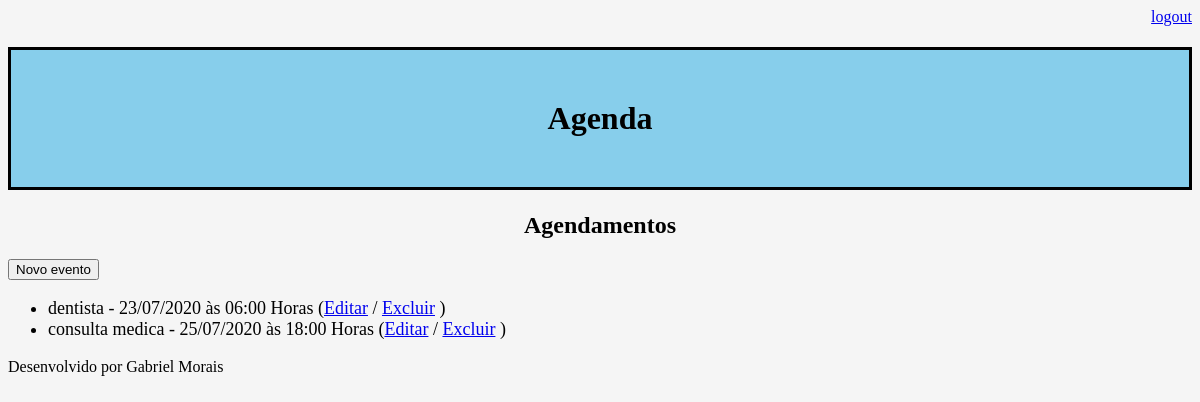
/agenda/ (signed in), run on an earlier commit of the app's database.
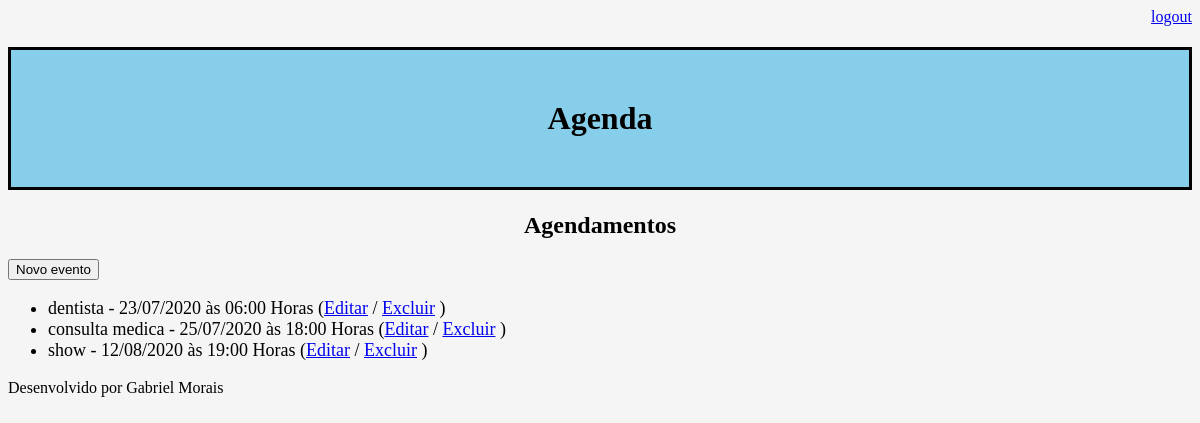
And on a later commit of the database.
### core/models.py (models this page shows, shortened)
class Evento(models.Model):
    titulo = models.CharField(max_length= 100)
    descricao = models.TextField(blank=True, null=True)
    data_evento = models.DateTimeField(verbose_name='Data do Evento')
    data_criacao = models.DateTimeField(auto_now=True, verbose_name='Data da Criação')
    usuario = models.ForeignKey(User, on_delete=models.CASCADE)
    class Meta:
        db_table = "evento"
    def get_data_evento(self):
        return self.data_evento.strftime('%d/%m/%Y às %H:%M Horas')
    def get_evento_atrasado(self):
        if self.data_evento < datetime.now():
            return True
        else:
            return False

### core/views.py (the view)
# urls.py: path('agenda/', views.lista_eventos),
@login_required(login_url='/login/')
def lista_eventos(request):
    usuario = request.user
    data_atual = datetime.now() - timedelta(hours=1)
    evento = Evento.objects.filter(usuario=usuario, data_evento__gt=data_atual)
    response = {'eventos': evento}
    return render(request, 'agenda.html', response)

### templates/agenda.html (shortened to what this page needs)
{% extends "model-page.html" %}
{% block content %}
    <h2 align="center">Agendamentos</h2>
    <a href="evento/">
        <button type="button">Novo evento</button>
    </a>
    <ul style = 'font-size: 18px;' >
    {% for evento in eventos %}
        <div style= >
            <li>
                {{evento.titulo}} - {{evento.get_data_evento}}
                (<a href="evento/?id={{evento.id}}">Editar</a> /
                <a href="evento/delete/{{evento.id}}">Excluir</a> )
            </li>
        </div>
    {% endfor %}
    </ul>
{% endblock %}

### templates/model-page.html
<!DOCTYPE html>
<html lang="en">
    <head>
   {% include "model-header.html" %}
    </head>
    <body style = "background: WhiteSmoke;">
    {% block content %} {% endblock %}
    {% include "model-footer.html" %}
    </body>
</html>

### templates/model-header.html (shortened to what this page needs)
<div align="right">
    <a href="/logout">logout</a>
</div>
<h1 align="center" style="padding: 50px; border-style: solid; background:skyblue;">
    Agenda
</h1>

### templates/model-footer.html
<p> Desenvolvido por Gabriel Morais </p>

What changed in the data, as far as the page shows it:
added Evento: titulo "show", get_data_evento "12/08/2020 às 19:00 Horas"
